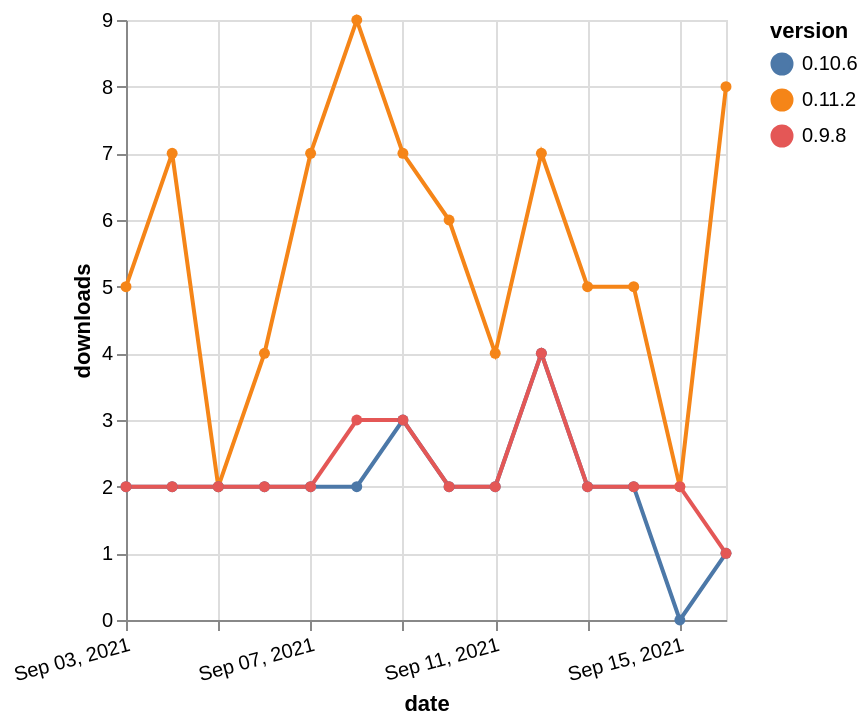

Source (Vega-Lite JSON):
### Vega-Lite specification from a JSON file in a GitHub repository (floating-point values rounded to 4 significant figures)
{"$schema": "https://vega.github.io/schema/vega-lite/v5.json", "description": "A simple bar chart with embedded data.", "data": {"values": [{"date": "2021-09-03", "total": 6122, "delta": 5, "version": "0.11.2"}, {"date": "2021-09-04", "total": 6129, "delta": 7, "version": "0.11.2"}, {"date": "2021-09-05", "total": 6131, "delta": 2, "version": "0.11.2"}, {"date": "2021-09-06", "total": 6135, "delta": 4, "version": "0.11.2"}, {"date": "2021-09-07", "total": 6142, "delta": 7, "version": "0.11.2"}, {"date": "2021-09-08", "total": 6151, "delta": 9, "version": "0.11.2"}, {"date": "2021-09-09", "total": 6158, "delta": 7, "version": "0.11.2"}, {"date": "2021-09-10", "total": 6164, "delta": 6, "version": "0.11.2"}, {"date": "2021-09-11", "total": 6168, "delta": 4, "version": "0.11.2"}, {"date": "2021-09-12", "total": 6175, "delta": 7, "version": "0.11.2"}, {"date": "2021-09-13", "total": 6180, "delta": 5, "version": "0.11.2"}, {"date": "2021-09-14", "total": 6185, "delta": 5, "version": "0.11.2"}, {"date": "2021-09-15", "total": 6187, "delta": 2, "version": "0.11.2"}, {"date": "2021-09-16", "total": 6195, "delta": 8, "version": "0.11.2"}, {"date": "2021-09-03", "total": 4298, "delta": 2, "version": "0.10.6"}, {"date": "2021-09-04", "total": 4300, "delta": 2, "version": "0.10.6"}, {"date": "2021-09-05", "total": 4302, "delta": 2, "version": "0.10.6"}, {"date": "2021-09-06", "total": 4304, "delta": 2, "version": "0.10.6"}, {"date": "2021-09-07", "total": 4306, "delta": 2, "version": "0.10.6"}, {"date": "2021-09-08", "total": 4308, "delta": 2, "version": "0.10.6"}, {"date": "2021-09-09", "total": 4311, "delta": 3, "version": "0.10.6"}, {"date": "2021-09-10", "total": 4313, "delta": 2, "version": "0.10.6"}, {"date": "2021-09-11", "total": 4315, "delta": 2, "version": "0.10.6"}, {"date": "2021-09-12", "total": 4319, "delta": 4, "version": "0.10.6"}, {"date": "2021-09-13", "total": 4321, "delta": 2, "version": "0.10.6"}, {"date": "2021-09-14", "total": 4323, "delta": 2, "version": "0.10.6"}, {"date": "2021-09-15", "total": 4323, "delta": 0, "version": "0.10.6"}, {"date": "2021-09-16", "total": 4324, "delta": 1, "version": "0.10.6"}, {"date": "2021-09-03", "total": 3275, "delta": 2, "version": "0.9.8"}, {"date": "2021-09-04", "total": 3277, "delta": 2, "version": "0.9.8"}, {"date": "2021-09-05", "total": 3279, "delta": 2, "version": "0.9.8"}, {"date": "2021-09-06", "total": 3281, "delta": 2, "version": "0.9.8"}, {"date": "2021-09-07", "total": 3283, "delta": 2, "version": "0.9.8"}, {"date": "2021-09-08", "total": 3286, "delta": 3, "version": "0.9.8"}, {"date": "2021-09-09", "total": 3289, "delta": 3, "version": "0.9.8"}, {"date": "2021-09-10", "total": 3291, "delta": 2, "version": "0.9.8"}, {"date": "2021-09-11", "total": 3293, "delta": 2, "version": "0.9.8"}, {"date": "2021-09-12", "total": 3297, "delta": 4, "version": "0.9.8"}, {"date": "2021-09-13", "total": 3299, "delta": 2, "version": "0.9.8"}, {"date": "2021-09-14", "total": 3301, "delta": 2, "version": "0.9.8"}, {"date": "2021-09-15", "total": 3303, "delta": 2, "version": "0.9.8"}, {"date": "2021-09-16", "total": 3304, "delta": 1, "version": "0.9.8"}]}, "width": "container", "mark": {"type": "line", "point": {"filled": true}}, "encoding": {"x": {"field": "date", "type": "temporal", "timeUnit": "yearmonthdate", "title": "date", "axis": {"labelAngle": -15}}, "y": {"field": "delta", "type": "quantitative", "title": "downloads"}, "color": {"field": "version", "type": "nominal"}, "tooltip": {"field": "delta"}}}
